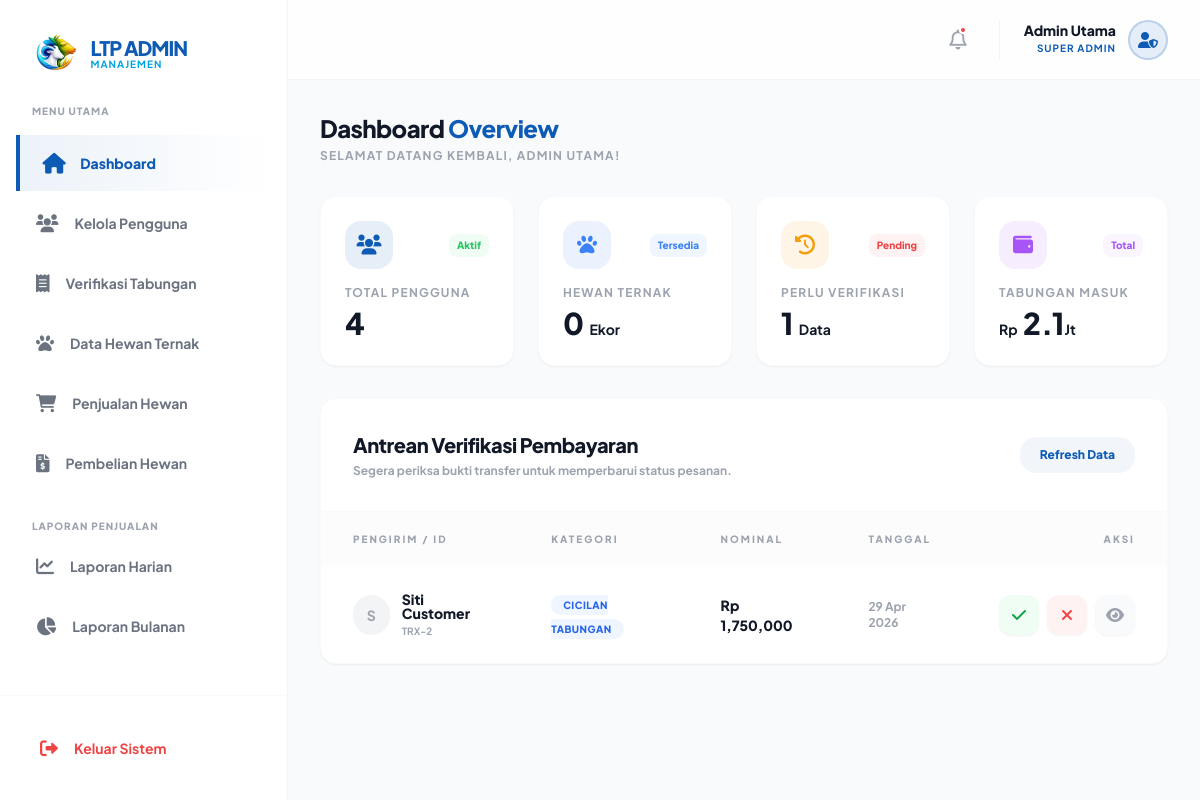
Screenshot of /views/admin/dashboard (signed in) with the database file from the repository.
### tables this page shows
CREATE TABLE savings_transactions (
    id INT AUTO_INCREMENT PRIMARY KEY,
    plan_id INT NOT NULL,
    amount DECIMAL(15,2) NOT NULL,
    proof_of_payment VARCHAR(255) NOT NULL,
    status ENUM('pending', 'verified', 'rejected') DEFAULT 'pending',
    verified_by INT,
    created_at TIMESTAMP DEFAULT CURRENT_TIMESTAMP,
    FOREIGN KEY (plan_id) REFERENCES savings_plans(id) ON DELETE CASCADE,
    FOREIGN KEY (verified_by) REFERENCES users(id) ON DELETE SET NULL
);

CREATE TABLE users (
    id INT AUTO_INCREMENT PRIMARY KEY,
    name VARCHAR(100) NOT NULL,
    email VARCHAR(100) NOT NULL UNIQUE,
    password VARCHAR(255) NOT NULL,
    role ENUM('admin', 'customer', 'breeder') DEFAULT 'customer',
    phone VARCHAR(20) DEFAULT '',
    address TEXT,
    created_at TIMESTAMP DEFAULT CURRENT_TIMESTAMP
);

### views/admin/dashboard.php (the view, shortened to what this page needs)
<?php
require_once '../../config/database.php';
try {
    $stmt = $conn->query("SELECT COUNT(*) FROM users WHERE role != 'admin'");
    $totalUsers = $stmt->fetchColumn();
    $stmt = $conn->query("SELECT COUNT(*) FROM livestock WHERE status = 'available'");
    $activeLivestock = $stmt->fetchColumn();
    $stmt = $conn->query("SELECT COUNT(*) FROM savings_transactions WHERE status = 'pending'");
    $pendingVerifications = $stmt->fetchColumn();
    $stmt = $conn->query("SELECT SUM(amount) FROM savings_transactions WHERE status = 'verified'");
    $totalSavings = $stmt->fetchColumn() ?: 0;
    $stmt = $conn->query("
        SELECT st.*, u.name as user_name, sp.id as plan_id
        FROM savings_transactions st
        JOIN savings_plans sp ON st.plan_id = sp.id
        JOIN users u ON sp.customer_id = u.id
        WHERE st.status = 'pending'
        ORDER BY st.created_at DESC
        LIMIT 5
    ");
    $recentTransactions = $stmt->fetchAll(PDO::FETCH_ASSOC);
} catch (PDOException $e) {
    $errorMsg = $e->getMessage();
}
?>
<!DOCTYPE html>
<html lang="id">
<head>
    <script src="https://cdn.tailwindcss.com"></script>
    <link href="https://cdnjs.cloudflare.com/ajax/libs/font-awesome/6.0.0/css/all.min.css" rel="stylesheet">
</head>
<body class="bg-gray-50 flex min-h-screen">
    <?php include 'includes/sidebar.php'; ?>
    <div class="flex-grow flex flex-col min-h-screen max-w-full overflow-x-hidden">
        <?php include 'includes/topbar.php'; ?>
        <main class="p-8 space-y-8 flex-grow">
            <div class="flex flex-col sm:flex-row justify-between items-start sm:items-center gap-4">
                <div>
                    <h1 class="text-2xl font-black text-gray-900 tracking-tight">Dashboard <span class="text-brand-primary">Overview</span></h1>
                    <p class="text-xs text-gray-400 font-bold uppercase tracking-widest mt-1">Selamat datang kembali, <?php echo htmlspecialchars($_SESSION['name']); ?>!</p>
                </div>
            </div>
            <div class="grid grid-cols-1 sm:grid-cols-2 lg:grid-cols-4 gap-6">
                <div
                    class="bg-white p-6 rounded-2xl shadow-sm border border-gray-50 hover:shadow-xl hover:shadow-brand-primary/5 transition-all group">
                    <div class="flex items-center justify-between mb-4">
                        <div
                            class="w-12 h-12 rounded-2xl bg-brand-primary/10 text-brand-primary flex items-center justify-center text-xl group-hover:scale-110 transition-transform">
                            <i class="fas fa-users"></i>
                        </div>
                        <span
                            class="text-[10px] font-black text-green-500 bg-green-50 px-2 py-1 rounded-lg">Aktif</span>
                    </div>
                    <p class="text-xs font-bold text-gray-400 uppercase tracking-widest">Total Pengguna</p>
                    <p class="text-3xl font-black text-gray-900 mt-1"><?php echo number_format($totalUsers); ?></p>
                </div>
                <div
                    class="bg-white p-6 rounded-2xl shadow-sm border border-gray-50 hover:shadow-xl hover:shadow-blue-500/5 transition-all group">
                    <div class="flex items-center justify-between mb-4">
                        <div
                            class="w-12 h-12 rounded-2xl bg-blue-500/10 text-blue-500 flex items-center justify-center text-xl group-hover:scale-110 transition-transform">
                            <i class="fa-solid fa-paw"></i>
                        </div>
                        <span
                            class="text-[10px] font-black text-blue-500 bg-blue-50 px-2 py-1 rounded-lg">Tersedia</span>
                    </div>
                    <p class="text-xs font-bold text-gray-400 uppercase tracking-widest">Hewan Ternak</p>
                    <p class="text-3xl font-black text-gray-900 mt-1"><?php echo number_format($activeLivestock); ?>
                        <small class="text-sm font-bold">Ekor</small></p>
                </div>
                <div
                    class="bg-white p-6 rounded-2xl shadow-sm border border-gray-50 hover:shadow-xl hover:shadow-amber-500/5 transition-all group">
                    <div class="flex items-center justify-between mb-4">
                        <div
                            class="w-12 h-12 rounded-2xl bg-amber-500/10 text-amber-500 flex items-center justify-center text-xl group-hover:scale-110 transition-transform">
                            <i class="fas fa-history"></i>
                        </div>
                        <span class="text-[10px] font-black text-red-500 bg-red-50 px-2 py-1 rounded-lg">Pending</span>
                    </div>
                    <p class="text-xs font-bold text-gray-400 uppercase tracking-widest">Perlu Verifikasi</p>
                    <p class="text-3xl font-black text-gray-900 mt-1">
                        <?php echo number_format($pendingVerifications); ?> <small
                            class="text-sm font-bold">Data</small></p>
                </div>
                <div
                    class="bg-white p-6 rounded-2xl shadow-sm border border-gray-50 hover:shadow-xl hover:shadow-purple-500/5 transition-all group">
                    <div class="flex items-center justify-between mb-4">
                        <div
                            class="w-12 h-12 rounded-2xl bg-purple-500/10 text-purple-500 flex items-center justify-center text-xl group-hover:scale-110 transition-transform">
                            <i class="fas fa-wallet"></i>
                        </div>
                        <span
                            class="text-[10px] font-black text-purple-500 bg-purple-50 px-2 py-1 rounded-lg">Total</span>
                    </div>
                    <p class="text-xs font-bold text-gray-400 uppercase tracking-widest">Tabungan Masuk</p>
                    <p class="text-3xl font-black text-gray-900 mt-1"><small class="text-sm font-bold">Rp</small>
                        <?php echo number_format($totalSavings / 1000000, 1); ?><small
                            class="text-sm font-bold">Jt</small></p>
                </div>
            </div>
            <div class="bg-white rounded-2xl shadow-sm border border-gray-50 overflow-hidden">
                <div
                    class="px-8 py-8 border-b border-gray-50 flex flex-col sm:flex-row justify-between items-start sm:items-center gap-4">
                    <div>
                        <h3 class="text-xl font-black text-gray-900 tracking-tight">Antrean Verifikasi Pembayaran</h3>
                        <p class="text-xs text-gray-400 font-bold mt-1">Segera periksa bukti transfer untuk memperbarui
                            status pesanan.</p>
                    </div>
                    <button onclick="showSuccessNotification('Sistem sinkron dengan database!')"
                        class="bg-brand-primary/5 text-brand-primary px-5 py-2.5 rounded-2xl text-xs font-black hover:bg-brand-primary hover:text-white transition-all">
                        Refresh Data
                    </button>
                </div>
                <div class="overflow-x-auto">
                    <table class="w-full">
                        <thead class="bg-gray-50/50">
                            <tr>
                                <th
                                    class="px-8 py-5 text-left text-[10px] font-black text-gray-400 uppercase tracking-[0.2em]">
                                    Pengirim / ID</th>
                                <th
                                    class="px-8 py-5 text-left text-[10px] font-black text-gray-400 uppercase tracking-[0.2em]">
                                    Kategori</th>
                                <th
                                    class="px-8 py-5 text-left text-[10px] font-black text-gray-400 uppercase tracking-[0.2em]">
                                    Nominal</th>
                                <th
                                    class="px-8 py-5 text-left text-[10px] font-black text-gray-400 uppercase tracking-[0.2em]">
                                    Tanggal</th>
                                <th
                                    class="px-8 py-5 text-right text-[10px] font-black text-gray-400 uppercase tracking-[0.2em]">
                                    Aksi</th>
                            </tr>
                        </thead>
                        <tbody class="divide-y divide-gray-50">
                            <?php if (empty($recentTransactions)): ?>
                                <tr>
                                    <td colspan="5" class="px-8 py-10 text-center text-gray-400 font-bold">
                                        Tidak ada antrean verifikasi saat ini.
                                    </td>
                                </tr>
                            <?php else: ?>
                                <?php foreach ($recentTransactions as $trx): ?>
                                    <tr class="hover:bg-brand-light/20 transition-colors group">
                                        <td class="px-8 py-6">
                                            <div class="flex items-center gap-3">
                                                <div
                                                    class="w-10 h-10 rounded-full bg-gray-100 flex items-center justify-center font-bold text-gray-400 text-sm">
                                                    <?php echo substr($trx['user_name'], 0, 1); ?>
                                                </div>
                                                <div>
                                                    <p class="text-sm font-black text-gray-900 leading-none">
                                                        <?php echo $trx['user_name']; ?></p>
                                                    <p class="text-[10px] font-bold text-gray-400 mt-1">
                                                        TRX-<?php echo $trx['id']; ?></p>
                                                </div>
                                            </div>
                                        </td>
                                        <td class="px-8 py-6">
                                            <span
                                                class="px-3 py-1 text-[10px] font-black rounded-full bg-blue-50 text-blue-600 uppercase tracking-wider">Cicilan
                                                Tabungan</span>
                                        </td>
                                        <td class="px-8 py-6">
                                            <p class="text-sm font-black text-gray-900">Rp
                                                <?php echo number_format($trx['amount']); ?></p>
                                        </td>
                                        <td class="px-8 py-6">
                                            <p class="text-xs font-bold text-gray-400">
                                                <?php echo date('d M Y', strtotime($trx['created_at'])); ?></p>
                                        </td>
                                        <td class="px-8 py-6 text-right">
                                            <div class="flex justify-end gap-2">
                                                <button onclick="showSuccessNotification('Pembayaran terverifikasi!')"
                                                    class="w-10 h-10 rounded-xl bg-green-50 text-green-600 flex items-center justify-center hover:bg-green-500 hover:text-white transition-all shadow-sm"
                                                    title="Terima">
                                                    <i class="fas fa-check"></i>
                                                </button>
                                                <button onclick="showErrorNotification('Pembayaran ditolak')"
                                                    class="w-10 h-10 rounded-xl bg-red-50 text-red-500 flex items-center justify-center hover:bg-red-500 hover:text-white transition-all shadow-sm"
                                                    title="Tolak">
                                                    <i class="fas fa-xmark"></i>
                                                </button>
                                                <button
                                                    class="w-10 h-10 rounded-xl bg-gray-50 text-gray-400 flex items-center justify-center hover:bg-brand-primary hover:text-white transition-all shadow-sm"
                                                    title="Lihat Bukti">
                                                    <i class="fas fa-eye"></i>
                                                </button>
                                            </div>
                                        </td>
                                    </tr>
                                <?php endforeach; ?>
                            <?php endif; ?>
                        </tbody>
                    </table>
                </div>
            </div>
        </main>
    </div>
</body>
</html>

### views/admin/dashboard.php (style rules this page uses)
body { font-family: 'Plus Jakarta Sans', sans-serif; }

### rows the page displays
savings_transactions: users.name "S", users.name "Siti Customer", id "2", amount "1,750,000", created_at "29 Apr 2026"

### other values shown
$_SESSION['name'] "Admin Utama"
$_SESSION['name'] "ADMIN UTAMA"
$totalUsers "4"
$activeLivestock "0"
$pendingVerifications "1"
$totalSavings / 1000000 "2.1"
